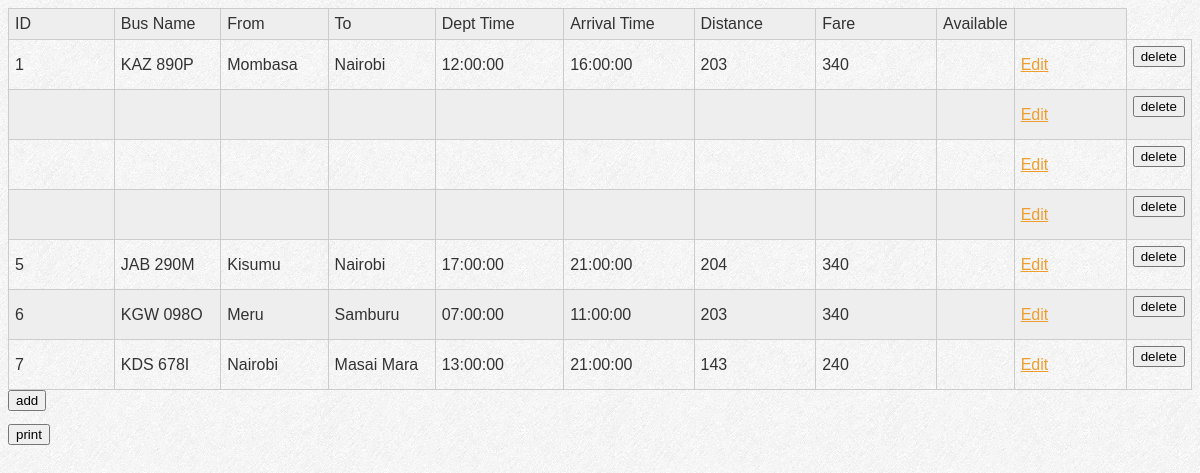
The app's page /ebus.php (signed in) with its own data.
### tables this page shows
CREATE TABLE IF NOT EXISTS `bus` (
  `id` int(11) NOT NULL AUTO_INCREMENT,
  `bus_reg` varchar(120) NOT NULL,
  `from_stop` varchar(120) NOT NULL,
  `to_stop` varchar(120) NOT NULL,
  `dept_time` time NOT NULL,
  `arrival_time` time NOT NULL,
  `distance` int(11) NOT NULL,
  `fare` int(11) NOT NULL,
  PRIMARY KEY (`id`)
);

### ebus.php (the view, shortened to what this page needs)
<?php
		 if(isset($_SESSION['id'])){
		  $query = mysql_query("select * from bus");
		  $query1 = mysql_query("select min(id) as min from bus");
		  $row = mysql_fetch_assoc($query1);
		  $min = $row['min'];
		 ?>
<link rel="stylesheet" href="css/style.css" type="text/css" media="all">
<table width="650" height="62" align="center">
<tr align="center"><td width="95">ID</td><td width="95">Bus Name</td><td width="95">From</td><td width="95">To</td><td width="117">Dept Time</td><td width="119">Arrival Time</td><td width="110">Distance</td><td width="110">Fare</td><td>Available</td><td width="101">&nbsp;</td></tr>
       <?php
		 for($pe=$min;$pe<=mysql_num_rows($query);$pe++){
		 $sql1= mysql_query("select * from `bus` where ID='$pe'");
		 $r1=mysql_fetch_array($sql1);
		$id= $r1['id'];
	    $bus_reg = $r1['bus_reg'];
	    $from = $r1['from_stop'];
	    $to = $r1['to_stop'];
	    $dept_time = $r1['dept_time'];
	    $arrival_time = $r1['arrival_time'];
	    $distance = $r1['distance'];
	    $fare = $r1['fare'];
		?>
		 <tr align="center"><td><?php echo $id;?></td><td><?php echo $bus_reg;?></td><td><?php echo $from;?></td><td><?php echo $to;?></td><td><?php echo $dept_time;?></td><td><?php echo $arrival_time;?>
		 </td><td nowrap="nowrap"><?php echo $distance;?></td><td><?php echo $fare; ?></td><td><?php// echo $c; ?></td><td><a href="edit.php?page=1&id=<?php echo $id ?>">Edit</a></td><td>
		 <form method="post" action="delete.php?page=1&id=<?php echo $id?>"><button type="submit" name="delete" > delete</button>  </form></td></tr>
     <?php }  ?> </table> <?php
	 }
	 ?>
<form method="post" action="addelement.php?page=1"><button type="submit" name="addel" > add</button>  </form>
<form align="bottom" method="post" action="javascript:window.print()"><button type="submit" name="print"  > print</button>  </form>

### css/style.css (style rules this page uses)
a { color:#f09e2f;text-decoration:underline;outline:none }
table { width: 100%; border-collapse: collapse; }
tr:nth-of-type(odd) { background: #eee; }
td, th { padding: 6px; border: 1px solid #ccc; text-align: left; }

### records on screen
bus: id "1", bus_reg "KAZ 890P", from_stop "Mombasa", to_stop "Nairobi", dept_time "12:00:00", arrival_time "16:00:00", distance "203", fare "340"
bus: id "5", bus_reg "JAB 290M", from_stop "Kisumu", to_stop "Nairobi", dept_time "17:00:00", arrival_time "21:00:00", distance "204", fare "340"
bus: id "6", bus_reg "KGW 098O", from_stop "Meru", to_stop "Samburu", dept_time "07:00:00", arrival_time "11:00:00", distance "203", fare "340"
bus: id "7", bus_reg "KDS 678I", from_stop "Nairobi", to_stop "Masai Mara", dept_time "13:00:00", arrival_time "21:00:00", distance "143", fare "240"
